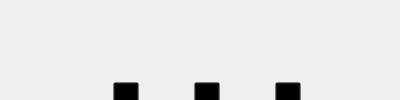
   <widget class="QWidget" name="breakWidget" native="true">
    <property name="geometry">
     <rect>
      <x>210</x>
      <y>470</y>
      <width>400</width>
      <height>100</height>
     </rect>
    </property>
    <widget class="QLabel" name="breakBackLabel">
     <property name="geometry">
      <rect>
       <x>0</x>
       <y>0</y>
       <width>400</width>
       <height>560</height>
      </rect>
     </property>
     <property name="focusPolicy">
      <enum>Qt::StrongFocus</enum>
     </property>
     <property name="text">
      <string/>
     </property>
     <property name="pixmap">
      <pixmap resource="../files.qrc">:/image/images/windows/loose_leaf_break.png</pixmap>
     </property>
     <property name="scaledContents">
      <bool>true</bool>
     </property>
    </widget>
    <widget class="QPushButton" name="breakStartButton">
     <property name="geometry">
      <rect>
       <x>40</x>
       <y>240</y>
       <width>340</width>
       <height>55</height>
      </rect>
     </property>
     <property name="styleSheet">
      <string notr="true">QPushButton {
	background-color: rgba(0, 150, 50, 0.2);
	border-radius: 13px;
	font: 75 32px &quot;UD デジタル 教科書体 N-B&quot;;
}
QPushButton:hover {
	background-color: rgba(0, 150, 50, 0.6);
	border-radius: 15px;
}
</string>
     </property>
     <property name="text">
      <string>休憩はじめ！！</string>
     </property>
     <property name="iconSize">
      <size>
       <width>180</width>
       <height>50</height>
      </size>
     </property>
    </widget>
    <widget class="QPushButton" name="break_smallUpButton_hour">
     <property name="geometry">
      <rect>
       <x>105</x>
       <y>106</y>
       <width>42</width>
       <height>24</height>
      </rect>
     </property>
     <property name="styleSheet">
      <string notr="true">font: 24px &quot;MS UI Gothic&quot;;
background-color: transparent;</string>
     </property>
     <property name="text">
      <string/>
     </property>
     <property name="icon">
      <iconset resource="../files.qrc">
       <normaloff>:/image/images/icons/largeUpButton.png</normaloff>:/image/images/icons/largeUpButton.png</iconset>
     </property>
     <property name="iconSize">
      <size>
       <width>38</width>
       <height>20</height>
      </size>
     </property>
    </widget>
    <widget class="QPushButton" name="break_largeUpButton_hour">
     <property name="geometry">
      <rect>
       <x>113</x>
       <y>82</y>
       <width>26</width>
       <height>24</height>
      </rect>
     </property>
     <property name="styleSheet">
      <string notr="true">font: 24px &quot;MS UI Gothic&quot;;
background-color: transparent;</string>
     </property>
     <property name="text">
      <string/>
     </property>
     <property name="icon">
      <iconset resource="../files.qrc">
       <normaloff>:/image/images/icons/smallUpButton.png</normaloff>:/image/images/icons/smallUpButton.png</iconset>
     </property>
     <property name="iconSize">
      <size>
       <width>22</width>
       <height>20</height>
      </size>
     </property>
    </widget>
    <widget class="QPushButton" name="break_smallUpButton_minute">
     <property name="geometry">
      <rect>
       <x>186</x>
       <y>106</y>
       <width>42</width>
       <height>24</height>
      </rect>
     </property>
     <property name="styleSheet">
      <string notr="true">font: 24px &quot;MS UI Gothic&quot;;
background-color: transparent;</string>
     </property>
     <property name="text">
      <string/>
     </property>
     <property name="icon">
      <iconset resource="../files.qrc">
       <normaloff>:/image/images/icons/largeUpButton.png</normaloff>:/image/images/icons/largeUpButton.png</iconset>
     </property>
     <property name="iconSize">
      <size>
       <width>38</width>
       <height>20</height>
      </size>
     </property>
    </widget>
    <widget class="QPushButton" name="break_largeUpButton_minute">
     <property name="geometry">
      <rect>
       <x>194</x>
       <y>82</y>
       <width>26</width>
       <height>24</height>
      </rect>
     </property>
     <property name="styleSheet">
      <string notr="true">font: 24px &quot;MS UI Gothic&quot;;
background-color: transparent;</string>
     </property>
     <property name="text">
      <string/>
     </property>
     <property name="icon">
      <iconset resource="../files.qrc">
       <normaloff>:/image/images/icons/smallUpButton.png</normaloff>:/image/images/icons/smallUpButton.png</iconset>
     </property>
     <property name="iconSize">
      <size>
       <width>22</width>
       <height>20</height>
      </size>
     </property>
    </widget>
    <widget class="QPushButton" name="break_smallUpButton_second">
     <property name="geometry">
      <rect>
       <x>267</x>
       <y>106</y>
       <width>42</width>
       <height>24</height>
      </rect>
     </property>
     <property name="styleSheet">
      <string notr="true">font: 24px &quot;MS UI Gothic&quot;;
background-color: transparent;</string>
     </property>
     <property name="text">
      <string/>
     </property>
     <property name="icon">
      <iconset resource="../files.qrc">
       <normaloff>:/image/images/icons/largeUpButton.png</normaloff>:/image/images/icons/largeUpButton.png</iconset>
     </property>
     <property name="iconSize">
      <size>
       <width>38</width>
       <height>20</height>
      </size>
     </property>
    </widget>
    <widget class="QPushButton" name="break_largeUpButton_second">
     <property name="geometry">
      <rect>
       <x>275</x>
       <y>82</y>
       <width>26</width>
       <height>24</height>
      </rect>
     </property>
     <property name="styleSheet">
      <string notr="true">font: 24px &quot;MS UI Gothic&quot;;
background-color: transparent;</string>
     </property>
     <property name="text">
      <string/>
     </property>
     <property name="icon">
      <iconset resource="../files.qrc">
       <normaloff>:/image/images/icons/smallUpButton.png</normaloff>:/image/images/icons/smallUpButton.png</iconset>
     </property>
     <property name="iconSize">
      <size>
       <width>22</width>
       <height>20</height>
      </size>
     </property>
    </widget>
    <widget class="QPushButton" name="break_smallDownButton_hour">
     <property name="geometry">
      <rect>
       <x>105</x>
       <y>186</y>
       <width>42</width>
       <height>24</height>
      </rect>
     </property>
     <property name="styleSheet">
      <string notr="true">font: 24px &quot;MS UI Gothic&quot;;
background-color: transparent;</string>
     </property>
     <property name="text">
      <string/>
     </property>
     <property name="icon">
      <iconset resource="../files.qrc">
       <normaloff>:/image/images/icons/largeDownButton.png</normaloff>:/image/images/icons/largeDownButton.png</iconset>
     </property>
     <property name="iconSize">
      <size>
       <width>38</width>
       <height>20</height>
      </size>
     </property>
    </widget>
    <widget class="QPushButton" name="break_largeDownButton_hour">
     <property name="geometry">
      <rect>
       <x>113</x>
       <y>209</y>
       <width>26</width>
       <height>24</height>
      </rect>
     </property>
     <property name="styleSheet">
      <string notr="true">font: 24px &quot;MS UI Gothic&quot;;
background-color: transparent;</string>
     </property>
     <property name="text">
      <string/>
     </property>
     <property name="icon">
      <iconset resource="../files.qrc">
       <normaloff>:/image/images/icons/smallDownButton.png</normaloff>:/image/images/icons/smallDownButton.png</iconset>
     </property>
     <property name="iconSize">
      <size>
       <width>22</width>
       <height>20</height>
      </size>
     </property>
    </widget>
    <widget class="QPushButton" name="break_smallDownButton_minute">
     <property name="geometry">
      <rect>
       <x>186</x>
       <y>186</y>
       <width>42</width>
       <height>24</height>
      </rect>
     </property>
     <property name="styleSheet">
      <string notr="true">font: 24px &quot;MS UI Gothic&quot;;
background-color: transparent;</string>
     </property>
     <property name="text">
      <string/>
     </property>
     <property name="icon">
      <iconset resource="../files.qrc">
       <normaloff>:/image/images/icons/largeDownButton.png</normaloff>:/image/images/icons/largeDownButton.png</iconset>
     </property>
     <property name="iconSize">
      <size>
       <width>38</width>
       <height>20</height>
      </size>
     </property>
    </widget>
    <widget class="QPushButton" name="break_largeDownButton_minute">
     <property name="geometry">
      <rect>
       <x>194</x>
       <y>209</y>
       <width>26</width>
       <height>24</height>
      </rect>
     </property>
     <property name="styleSheet">
      <string notr="true">font: 24px &quot;MS UI Gothic&quot;;
background-color: transparent;</string>
     </property>
     <property name="text">
      <string/>
     </property>
     <property name="icon">
      <iconset resource="../files.qrc">
       <normaloff>:/image/images/icons/smallDownButton.png</normaloff>:/image/images/icons/smallDownButton.png</iconset>
     </property>
     <property name="iconSize">
      <size>
       <width>22</width>
       <height>20</height>
      </size>
     </property>
    </widget>
    <widget class="QPushButton" name="break_smallDownButton_second">
     <property name="geometry">
      <rect>
       <x>267</x>
       <y>186</y>
       <width>42</width>
       <height>24</height>
      </rect>
     </property>
     <property name="styleSheet">
      <string notr="true">font: 24px &quot;MS UI Gothic&quot;;
background-color: transparent;</string>
     </property>
     <property name="text">
      <string/>
     </property>
     <property name="icon">
      <iconset resource="../files.qrc">
       <normaloff>:/image/images/icons/largeDownButton.png</normaloff>:/image/images/icons/largeDownButton.png</iconset>
     </property>
     <property name="iconSize">
      <size>
       <width>38</width>
       <height>20</height>
      </size>
     </property>
    </widget>
    <widget class="QPushButton" name="break_largeDownButton_second">
     <property name="geometry">
      <rect>
       <x>275</x>
       <y>209</y>
       <width>26</width>
       <height>24</height>
      </rect>
     </property>
     <property name="styleSheet">
      <string notr="true">font: 24px &quot;MS UI Gothic&quot;;
background-color: transparent;</string>
     </property>
     <property name="text">
      <string/>
     </property>
     <property name="icon">
      <iconset resource="../files.qrc">
       <normaloff>:/image/images/icons/smallDownButton.png</normaloff>:/image/images/icons/smallDownButton.png</iconset>
     </property>
     <property name="iconSize">
      <size>
       <width>22</width>
       <height>20</height>
      </size>
     </property>
    </widget>
    <widget class="QLabel" name="breakTimeEditer">
     <property name="geometry">
      <rect>
       <x>55</x>
       <y>126</y>
       <width>300</width>
       <height>60</height>
      </rect>
     </property>
     <property name="styleSheet">
      <string notr="true">QLabel{
	background-color: transparent;
	border: 0;
	font: 75 italic 48px &quot;Let's go Digital&quot;;
}</string>
     </property>
     <property name="text">
      <string>00 : 00 : 00</string>
     </property>
     <property name="alignment">
      <set>Qt::AlignCenter</set>
     </property>
    </widget>
   </widget>
